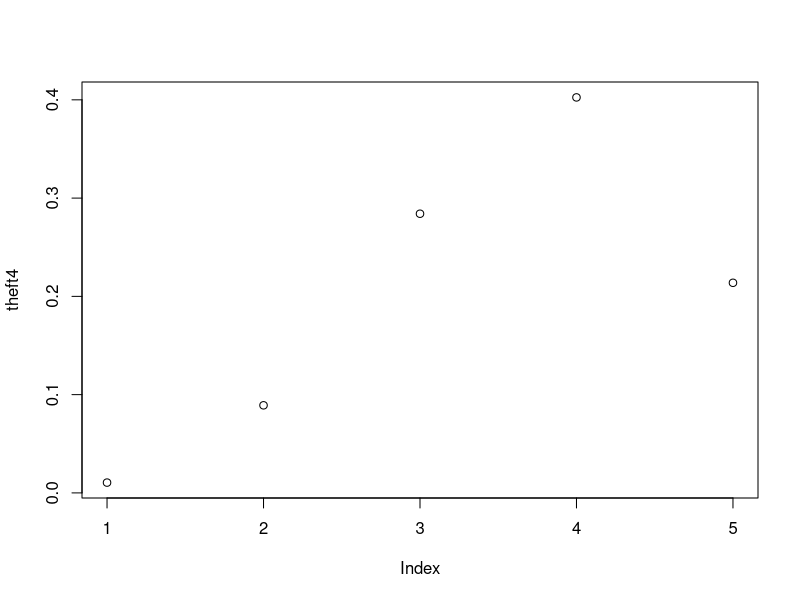
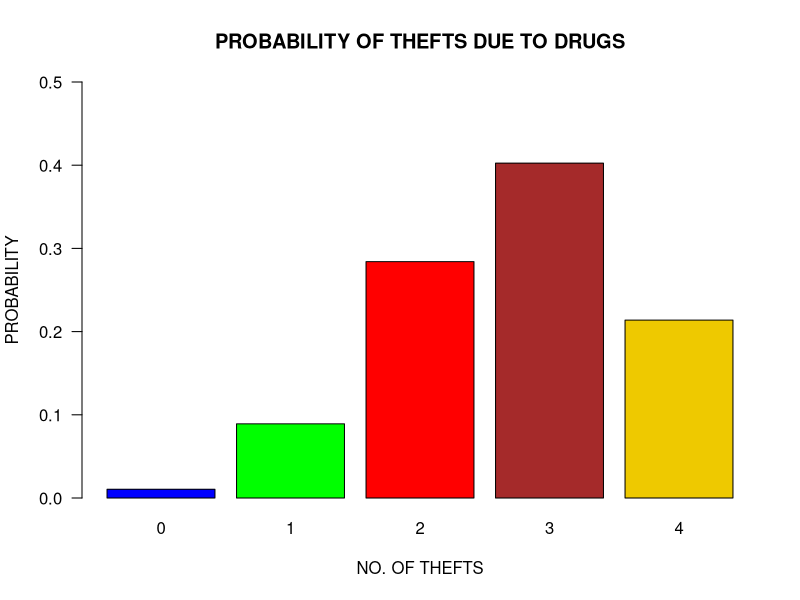

The R source for these figures, in order: (Note: this script raises an error after producing the figures.)
#Assignment NOD Q4

#Q1
#i)
p = 0.68
dbinom(3, 4, p)
#ii
theft4= dbinom(0:4, 4, p)
plot(theft4)
bar.plot1=barplot(theft4, main="PROBABILITY OF THEFTS DUE TO DRUGS",
                 names.arg = 0:4,ylim=c(0,0.50), col=c("blue","green","red","brown","gold2"), 
                 xlab="NO. OF THEFTS", ylab="PROBABILITY", las=1)
text(x=bar_plot, y=theft4, label=theft4, pos = 3, cex=1)

#iii
p.s =0.4
sum(dbinom(4:9, 14, p.s))
#iv
survive = dbinom(4:9, 14, p.s)
bar.plot2=barplot(survive, main= "PROBABILITY OF POSSIBLE SURVIVORS", 
                  xlab = "NO. OF SURVIVORS" , ylab="PROBABILITY", las=1, 
                  col="brown", ylim=c(0,0.30), names=c(4:9))
#V

lambda=sum((4:9)*survive)/sum(survive)
lambda
# lambda=5.938223
poisson.s=dpois(4:9, lambda)
poisson.s
combine=rbind(survive,poisson.s)
dimnames(combine)=list(c("Binomial","Poisson"), c(4:9))

barplot(combine, main="COMPARISON OF POISSON & BINOMIAL DISTRIBUTION", 
        xlab="NO. OF SURVIVORS", ylab="PROBABILITY OF SURVIVAL", las=1, beside=TRUE, 
        ylim=c(0,0.30), col=c("grey","blue"), legend.text=c("Binomial","Poisson"))
#____________x____________x__________________x_______________

#Q2i

Q2 = read.csv("question_2.csv")
attach(Q2)
aftermed=table(Q2$medicationType, Q2$bloodPressure_after)
summary(aftermed)
aggregate(bloodPressure_after~medicationType, Q2, mean)

boxplot(bloodPressure_after~medicationType, data = Q2, xlab="BP READINGS", 
        ylab = "MEDICATION TYPE", main="BLOOD PRESSURE AFTER MEDICATION", 
        font.lab=3, horizontal = TRUE, notch=T,
        col=c("lightgrey","darkgrey"), boxwex=0.5, whisklty=3, pch=16, 
        outcol=c("lightgrey","darkgrey"))

#iii 

#HO=Mean of bloodPressure_after = Mean of bloodPressure_before
#H1= Mean of bloodPressure_after > Mean of bloodPressure_before

# Paired t test

t.test(Q2$bloodPressure_after, Q2$bloodPressure_before, 
       paired = TRUE, alternative = "greater")



before_drug=subset(Q2$bloodPressure_before, Q2$medicationType=="drug")
after_drug=subset(Q2$bloodPressure_after, Q2$medicationType=="drug")
before_placebo=subset(Q2$bloodPressure_before, Q2$medicationType=="placebo")
after_placebo=subset(Q2$bloodPressure_after, Q2$medicationType=="placebo")

boxplot(before_placebo, after_placebo, before_drug, after_drug,
        names=c("Before(P)","After(P)","Before(D)","After(D)"), horizontal = T, las=1, 
        main="COMPARISON OF BP BEFORE & AFTER TAKING MEDICATION",
        xlab="BP", col = c("blue2","blue2","darkgreen", "darkgreen"),
        legend.text = c("Drug","Drug","Placebo","Placebo"))

# iv)
# for 90% CI

t.test(Q2$bloodPressure_after, Q2$bloodPressure_before, 
       paired = TRUE, alternative = "greater", conf.level = .90)
#________________x_________________x______________x

#Q3i

Regular=c(182,213,203)
Irregular=c(154,138,110)
attendence_pattern=rbind(Regular, Irregular)
colnames(attendence_pattern)=c("Protestants","Catholic","Jewish")
attendence_pattern

barplot(attendence_pattern, beside = T, legend.text = c("Regular","Irregular"), ylim=c(0,300),
        xlab="RELIGION", ylab="ATTENDENCE", las=1, 
        main="ATTENDENCE PATTERN", col=c("lightblue","lightpink"))

#ii

#H0: There is no relationship between religion and attendance pattern of its members
#H1: There is significant relationship between religion and attendance pattern

#iii
dimnames(attendence_pattern)

chisq.test(attendence_pattern, correct = FALSE)
# p-value is very small. Hence H0 is rejected. this also suggests that there is significant relationship between religion and attendance pattern.

n=sum(attendence_pattern)
a.count=rowSums(attendence_pattern)
r.prop=colSums(attendence_pattern)/n
e=outer(a.count,r.prop)

attend.chisq=sum((attendence_pattern-e)^2/e)
attendance=c("Regular","Irregular")
religion=c("Protestant", "Catholic", "Jewish")
a.prop=a.count/n

#simulation
x=replicate(2000,{
        #sampling attendance and religion
        sam.p=sample(attendance,size =n,replace = TRUE,prob = a.prop)
        sam.r=sample(religion,size =n,replace = TRUE,prob = r.prop)
        #tabulated result
        t=table(sam.p,sam.r)
        #calculating expected values
        row=rowSums(t)
        col=colSums(t)/sum(t)
        exp=outer(row,col)
        #chi-sq test using simulation
        sum((t-exp)^2/exp)
})
sum(x>attend.chisq)/2000
chisq.test(attendence_pattern, simulate.p.value = TRUE, B=2000)
#__________x_____________x____________________x____________

#Q4i

PIMA = read.csv("PIMA.csv")
attach(PIMA)
plot(diastolic~age,data = PIMA,col=c("darkgrey","blue"),
     xlab="AGE",ylab = "DIASTOLIC BP", pch=16, las=1,
     main="RELATIONSHIP B/W AGE OF PATIENT & DIASTOLIC BP")
plot(diastolic~age,data = PIMA,col=c("maroon","darkblue"),
     xlab="AGE",ylab = "DIASTOLIC BP", pch=16, las=1,
     main="RELATIONSHIP B/W AGE & DIASTOLIC BP")
fit=lm(diastolic~age, data = PIMA)
print(fit)


abline(fit, col="black", lwd=2)

#ii

cor(PIMA$age, PIMA$diastolic, method = "p")
# Pearsons's Correlation coefficient= 0.2774099

#iii

fit=lm(diastolic~age, data = PIMA)

#bp of a 39 year old women

predict(fit, newdata = data.frame(age=39)) 

#iv
predict(fit, newdata = data.frame(age=39), level = .90)
confint(fit, age=39, level = 0.90)
